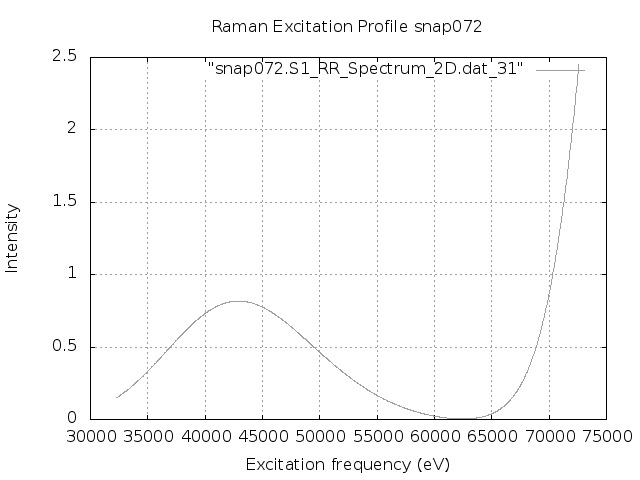

Recreate this plot in gnuplot.
set terminal png
set output "snap072.S1.REP.png"
set xlabel 'Excitation frequency (eV)'
set ylabel 'Intensity'
set title "Raman Excitation Profile snap072"
set grid
set autoscale
plot "snap072.S1_RR_Spectrum_2D.dat_31" with lines lc "blue"
exit
